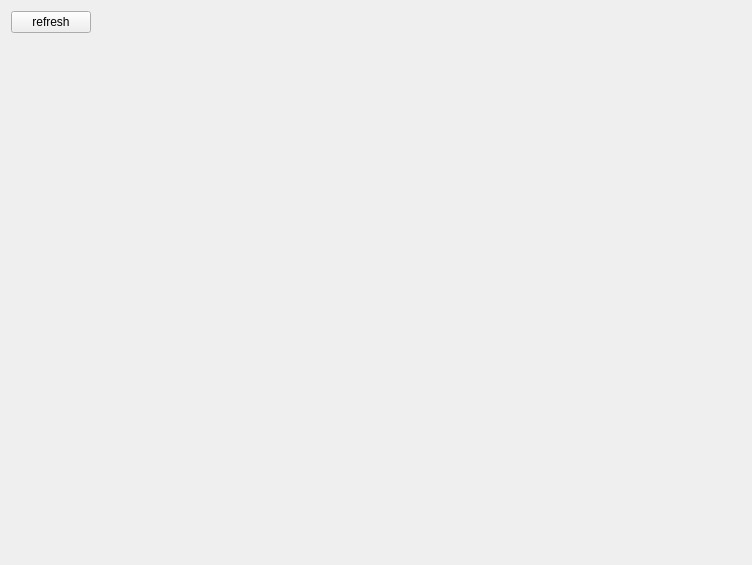
<?xml version="1.0" encoding="UTF-8"?>
<ui version="4.0">
 <class>Form</class>
 <widget class="QWidget" name="Form">
  <property name="geometry">
   <rect>
    <x>0</x>
    <y>0</y>
    <width>752</width>
    <height>565</height>
   </rect>
  </property>
  <property name="windowTitle">
   <string>Form</string>
  </property>
  <layout class="QHBoxLayout" name="horizontalLayout">
   <item>
    <layout class="QVBoxLayout" name="controlBox">
     <item>
      <widget class="QPushButton" name="refreshButton">
       <property name="sizePolicy">
        <sizepolicy hsizetype="Preferred" vsizetype="Fixed">
         <horstretch>0</horstretch>
         <verstretch>0</verstretch>
        </sizepolicy>
       </property>
       <property name="text">
        <string>refresh</string>
       </property>
      </widget>
     </item>
     <item>
      <spacer name="verticalSpacer">
       <property name="orientation">
        <enum>Qt::Vertical</enum>
       </property>
       <property name="sizeHint" stdset="0">
        <size>
         <width>20</width>
         <height>40</height>
        </size>
       </property>
      </spacer>
     </item>
    </layout>
   </item>
   <item>
    <widget class="QWidget" name="drawArea" native="true">
     <property name="sizePolicy">
      <sizepolicy hsizetype="MinimumExpanding" vsizetype="Expanding">
       <horstretch>0</horstretch>
       <verstretch>0</verstretch>
      </sizepolicy>
     </property>
    </widget>
   </item>
  </layout>
 </widget>
 <resources/>
 <connections/>
</ui>
